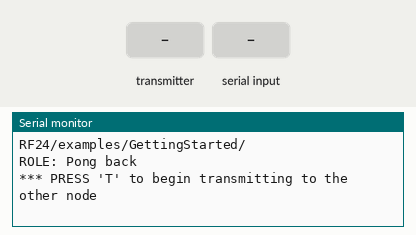
A sketch run on a simulated Arduino Uno, built with avr-gcc and run on an emulated ATmega328P. On the bench: the last lines printed to the serial monitor. The test bench sets the inputs (shaded band). No radio packets arrive unless stated.

Above: at 1.2 s.
1.3 s: the transmitter starts sending got_time = 0
At 1.37 s:
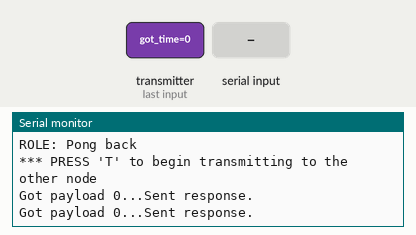
3.2 s: "T" received over Serial
At 4.0 s:
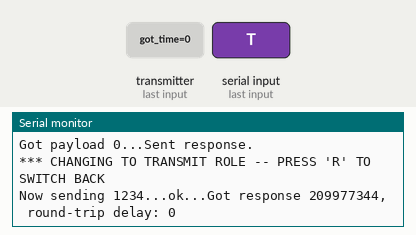
4.7 s: "R" received over Serial
At 5.33 s:
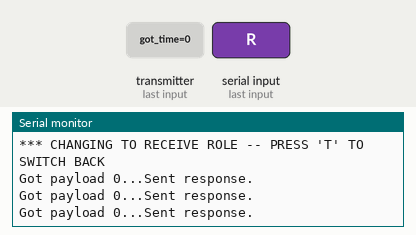

Measured:
- after the input at 1.3 s, the serial monitor: prints a new line at once (image 1)
- after the input at 3.2 s, the serial monitor: prints a new line at once (image 2)
- after the input at 4.7 s, the serial monitor: prints a new line after 0.51 s (image 3)

The sketch:

GettingStarted.pde
```cpp
// (licence header left out)
/**
 * Example for Getting Started with nRF24L01+ radios.
 *
 * This is an example of how to use the RF24 class.  Write this sketch to two
 * different nodes.  Put one of the nodes into 'transmit' mode by connecting
 * with the serial monitor and sending a 'T'.  The ping node sends the current
 * time to the pong node, which responds by sending the value back.  The ping
 * node can then see how long the whole cycle took.
 */

#include <SPI.h>
#include "nRF24L01.h"
#include "RF24.h"
#include "printf.h"


//
// Hardware configuration
//

// Set up nRF24L01 radio on SPI bus plus pins 9 & 10

RF24 radio(7,8);

//
// Topology
//

// Radio pipe addresses for the 2 nodes to communicate.
const uint64_t pipes[2] = { 0xF0F0F0F0E1LL, 0xF0F0F0F0D2LL };

//
// Role management
//
// Set up role.  This sketch uses the same software for all the nodes
// in this system.  Doing so greatly simplifies testing.
//

// The various roles supported by this sketch
typedef enum { role_ping_out = 1, role_pong_back } role_e;

// The debug-friendly names of those roles
const char* role_friendly_name[] = { "invalid", "Ping out", "Pong back"};

// The role of the current running sketch
role_e role = role_pong_back;

void setup(void)
{
  //
  // Print preamble
  //

  Serial.begin(57600);
  printf_begin();
  printf("\n\rRF24/examples/GettingStarted/\n\r");
  printf("ROLE: %s\n\r",role_friendly_name[role]);
  printf("*** PRESS 'T' to begin transmitting to the other node\n\r");

  //
  // Setup and configure rf radio
  //

  radio.begin();

  // optionally, increase the delay between retries & # of retries
  radio.setRetries(15,15);

  // optionally, reduce the payload size.  seems to
  // improve reliability
  //radio.setPayloadSize(8);

  //
  // Open pipes to other nodes for communication
  //

  // This simple sketch opens two pipes for these two nodes to communicate
  // back and forth.
  // Open 'our' pipe for writing
  // Open the 'other' pipe for reading, in position #1 (we can have up to 5 pipes open for reading)

  //if ( role == role_ping_out )
  {
    //radio.openWritingPipe(pipes[0]);
    radio.openReadingPipe(1,pipes[1]);
  }
  //else
  {
    //radio.openWritingPipe(pipes[1]);
    //radio.openReadingPipe(1,pipes[0]);
  }

  //
  // Start listening
  //

  radio.startListening();

  //
  // Dump the configuration of the rf unit for debugging
  //

  radio.printDetails();
}

void loop(void)
{
  //
  // Ping out role.  Repeatedly send the current time
  //

  if (role == role_ping_out)
  {
    // First, stop listening so we can talk.
    radio.stopListening();

    // Take the time, and send it.  This will block until complete
    int time = 1234;
    printf("Now sending %i...",time);
    bool ok = radio.write( &time, sizeof(int) );

    if (ok)
      printf("ok...");
    else
      printf("failed.\n\r");

    // Now, continue listening
    radio.startListening();

    // Wait here until we get a response, or timeout (250ms)
    unsigned long started_waiting_at = millis();
    bool timeout = false;
    while ( ! radio.available() && ! timeout )
      if (millis() - started_waiting_at > 200 )
        timeout = true;

    // Describe the results
    if ( timeout )
    {
      printf("Failed, response timed out.\n\r");
    }
    else
    {
      // Grab the response, compare, and send to debugging spew
      int got_time;
      radio.read( &got_time, sizeof(int) );

      // Spew it
      printf("Got response %lu, round-trip delay: %lu\n\r",got_time,millis()-got_time);
    }

    // Try again 1s later
    delay(1000);
  }

  //
  // Pong back role.  Receive each packet, dump it out, and send it back
  //

  if ( role == role_pong_back )
  {
    // if there is data ready
    if ( radio.available() )
    {
      // Dump the payloads until we've gotten everything
      int got_time;
      bool done = false;
      while (!done)
      {
        // Fetch the payload, and see if this was the last one.
        done = radio.read( &got_time, sizeof(int) );

        // Spew it
        printf("Got payload %lu...",got_time);

	// Delay just a little bit to let the other unit
	// make the transition to receiver
	delay(20);
      }

      // First, stop listening so we can talk
      radio.stopListening();

      // Send the final one back.
      radio.write( &got_time, sizeof(int) );
      printf("Sent response.\n\r");

      // Now, resume listening so we catch the next packets.
      radio.startListening();
    }
  }

  //
  // Change roles
  //

  if ( Serial.available() )
  {
    char c = toupper(Serial.read());
    if ( c == 'T' && role == role_pong_back )
    {
      printf("*** CHANGING TO TRANSMIT ROLE -- PRESS 'R' TO SWITCH BACK\n\r");

      // Become the primary transmitter (ping out)
      role = role_ping_out;
      radio.openWritingPipe(pipes[0]);
      radio.openReadingPipe(1,pipes[1]);
    }
    else if ( c == 'R' && role == role_ping_out )
    {
      printf("*** CHANGING TO RECEIVE ROLE -- PRESS 'T' TO SWITCH BACK\n\r");

      // Become the primary receiver (pong back)
      role = role_pong_back;
      radio.openWritingPipe(pipes[1]);
      radio.openReadingPipe(1,pipes[0]);
    }
  }
}
// vim:cin:ai:sts=2 sw=2 ft=cpp
```

printf.h
```cpp
// (licence header left out)
/**
 * @file printf.h
 *
 * Setup necessary to direct stdout to the Arduino Serial library, which
 * enables 'printf'
 */

#ifndef __PRINTF_H__
#define __PRINTF_H__

#ifdef ARDUINO

int serial_putc( char c, FILE * )
{
  Serial.write( c );

  return c;
}

void printf_begin(void)
{
  fdevopen( &serial_putc, 0 );
}

#else
#error This example is only for use on Arduino.
#endif // ARDUINO

#endif // __PRINTF_H__
```
